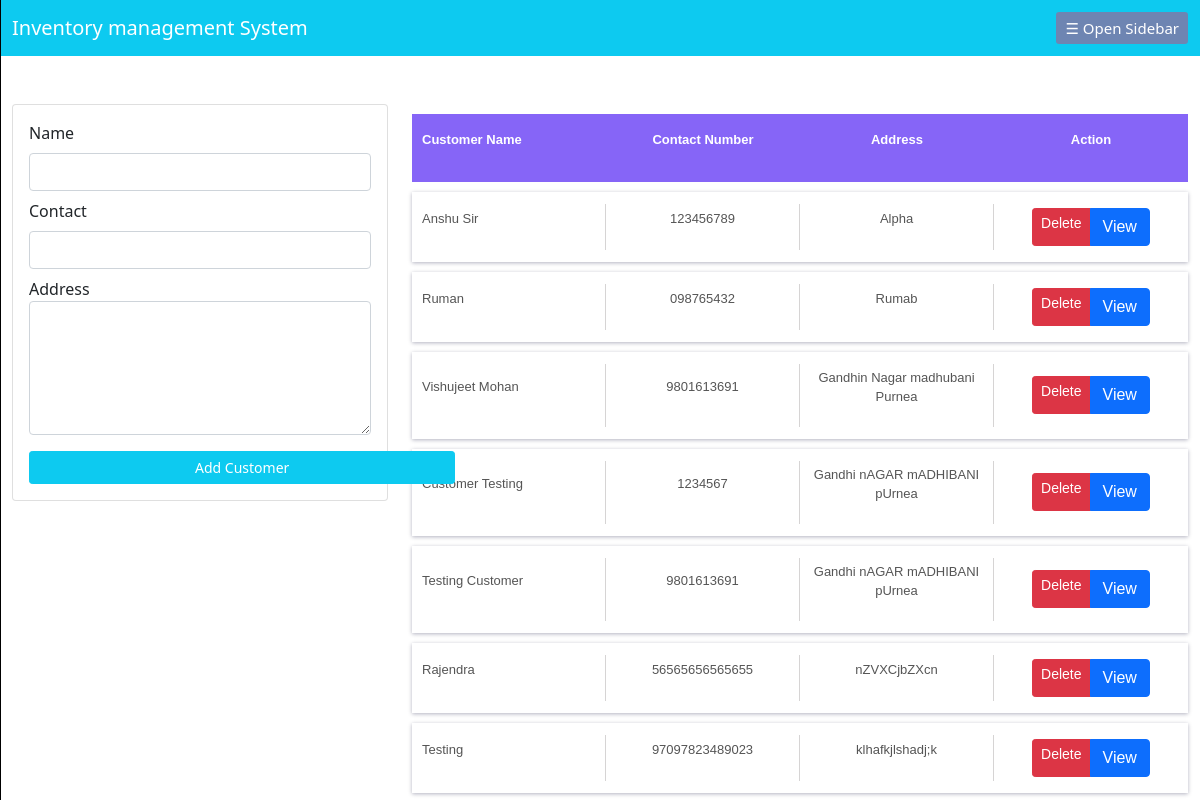
Page /add_customer on the committed database.
### datawork/models.py (models this page shows, shortened)
class Customer(models.Model):
    name = CharField(max_length=200)
    contact = models.CharField(max_length=200)
    address = models.TextField()

### datawork/views.py (the view, shortened to what this page needs)
# urls.py: path("add_customer", views.add_customer, name="add_customer"),
def add_customer(r):
    forms = CustomerForms(r.POST or None)
    return render(r, "customer.html",{
        "customer": Customer.objects.all()
    })

### template/customer.html (shortened to what this page needs)
{% extends 'base.html' %}
{% load static %}
{% block content %}
        <div class="row mt-5">
            <div class="col-lg-4">
                <div class="card">
                    <div class="card-body">
                        <form action="" method="POST">
                            <div class="form-group">
                                <label for="">Name</label>
                                <input type="text" name="name" id="" class="form-control mt-2">
                            </div>
                            <div class="form-group mt-2">
                                <label for="">Contact</label>
                                <input type="text" name="contact" id="" class="form-control mt-2">
                            </div>
                            <div class="form-group mt-2">
                                <label for="">Address</label>
                                <textarea name="address" id="" cols="30" rows="5" class="form-control"></textarea>
                            </div>
                            <div class="form-group">
                                <input type="submit" value="Add Customer" class="btn btn-sm btn-info radius-10 mt-3 text-white submit_btn">
                            </div>
                        </form>
                    </div>
                </div>
            </div>
            <div class="col-lg-8">
                <div class="table-box">
                    <div class="table-row table-head">
                        <div class="table-cell first-cell">
                            <p>Customer Name</p>
                        </div>
                        <div class="table-cell">
                            <p>Contact Number</p>
                        </div>
                        <div class="table-cell last-cell">
                            <p>Address</p>
                        </div>
                        <div class="table-cell last-cell">
                            <p>Action</p>
                        </div>
                    </div>
                    {% for c in customer  %}
                        <div class="table-row">
                            <div class="table-cell first-cell">
                                <p>{{c.name}}</p>
                            </div>
                            <div class="table-cell">
                                <p>{{c.contact}}</p>
                            </div>
                            <div class="table-cell">
                                <p>{{c.address}}</p>
                            </div>
                            <div class="table-cell last-cell">
                                <div class="btn-group">
                                    <a href="{% url 'delete_customer' c.id %}" class="btn btn-danger btn-sm">Delete</a>
                                   <button type="button" class="btn btn-primary" data-bs-toggle="modal" data-bs-target="#exampleModal{{c.id}}">View</button>
                                </div>
                            </div>
                        </div>
                    {% endfor %}
                </div>
            </div>
        </div>
{% endblock  %}

### template/customer.html (style rules this page uses)
.table-row { display: table; width: 100%; margin: 10px auto; font-family: sans-serif; background: transparent; padding: 12px 0; color: #555; font-size: 13px; box-shadow: 0 1px 4px 0px rgba(0,0,50,0.3); }
.table-head { background: #8665f7; box-shadow: none; color: #fff; font-weight: 600; }
.submit_btn { padding: 5px 165px; }
.table-head .table-cell { border-right: none; }
.table-cell { display: table-cell; width: 20%; text-align: center; padding: 4px 0; border-right: 1px solid #d6d4d4; vertical-align: middle; }
.first-cell { text-align: left; padding-left: 10px; }
.last-cell { border-right: none; }
a { text-decoration: none; color: #555; }

### rows in the picture
Customer: name "Anshu Sir", contact "123456789", address "Alpha"
Customer: name "Ruman", contact "098765432", address "Rumab"
Customer: name "Vishujeet Mohan", contact "9801613691", address "Gandhin Nagar madhubani Purnea"
Customer: name "Customer Testing", contact "1234567", address "Gandhi nAGAR mADHIBANI pUrnea"
Customer: name "Testing Customer", contact "9801613691", address "Gandhi nAGAR mADHIBANI pUrnea"
Customer: name "Rajendra", contact "56565656565655", address "nZVXCjbZXcn"
Customer: name "Testing", contact "97097823489023", address "klhafkjlshadj;k"
